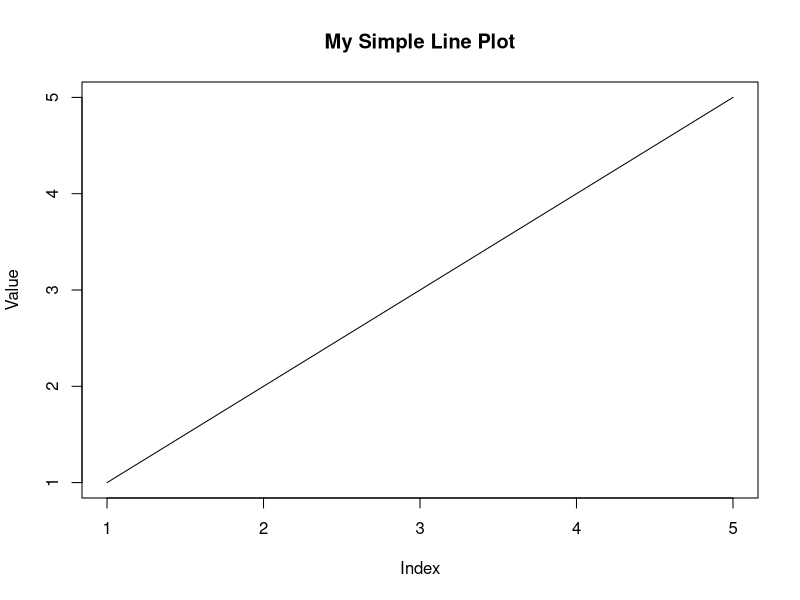
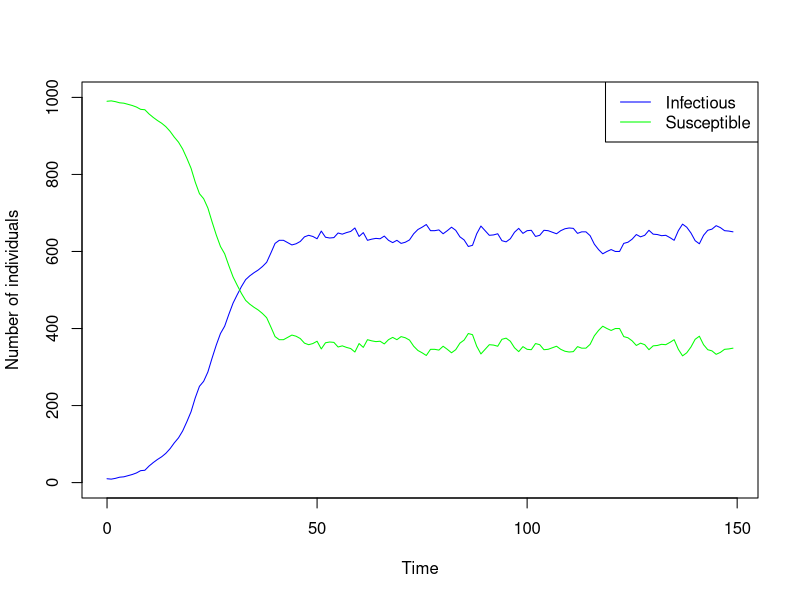
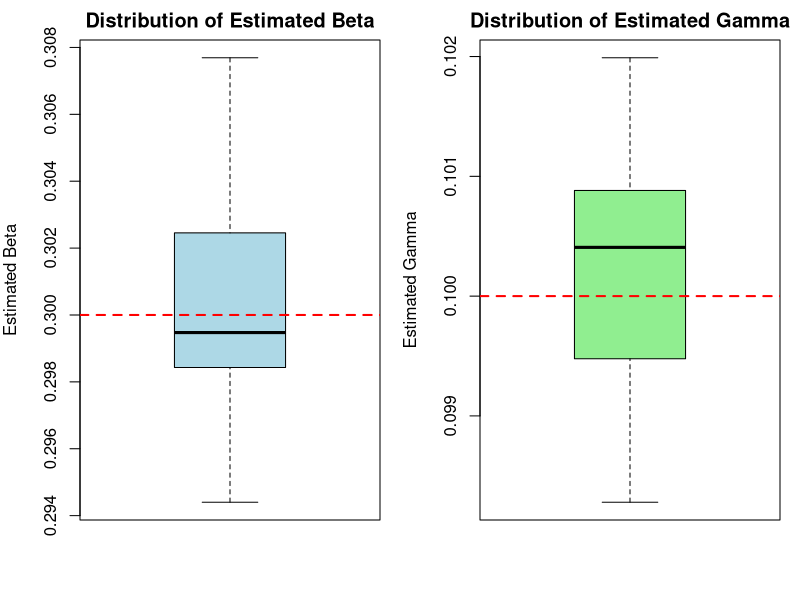

Here is the R script that generated these plots, in order: (Note: this script raises an error after producing the figures.)
# # # # # # # # # # # # # # # # # # # # 
# # # # # #   Part 1.3   # # # # # # #
# # # # # # # # # # # # # # # # # # # 


# This is a comment. R ignores anything after a '#' on a line.

# Assigning values to variables
x <- 10
y = 5 # ' = ' also works for assignment, but '<-' is preferred in R
print(x + y)

# Vectors (ordered collections of values of the same type)
my_vector <- c(1, 2, 3, 4, 5) # 'c()' combines values into a vector
print(my_vector)
print(my_vector * 2)
print(sum(my_vector))

# Functions
my_function <- function(a, b) {
  result <- a * b
  return(result)
}
print(my_function(x, y))

# Data frames (like tables or spreadsheets)
my_data <- data.frame(
  Name = c("Alice", "Bob", "Charlie"),
  Age = c(25, 30, 22),
  City = c("NY", "LA", "Chicago")
)
print(my_data)
print(my_data$Age) # Accessing a column by name
print(my_data[1, ]) # Accessing the first row



# # # # # # # # # # # # # # # # # # # # 
# # # # # #   Part 1.4   # # # # # # #
# # # # # # # # # # # # # # # # # # # 

# Install packages (only need to do this once per R installation)
install.packages("ggplot2") # For nice plots
install.packages("coda")    # For MCMC diagnostics

# Load packages (need to do this every time you start a new R session and want to use them)
library(ggplot2)
library(coda)


# # # # # # # # # # # # # # # # # # # # 
# # # # # #   Part 1.5   # # # # # # #
# # # # # # # # # # # # # # # # # # # 

# Simple plot using R's base plotting system
# 'plot() ' is a versatile function, 'type = "l"' means draw lines.
# 'main ', 'xlab ', 'ylab ' are for setting the title and axis labels.
plot(my_vector, type = "l", main = "My Simple Line Plot",
     xlab = "Index", ylab = "Value")

# # # # # # # # # # # # # # # # # # # # 
# # # # # #   Part 2.2   # # # # # # #
# # # # # # # # # # # # # # # # # # # 

# Define the Stochastic SIS model simulation function
# This function takes:
# N: Total population size
# beta: Transmission rate
# gamma: Recovery rate
# I0: Initial number of infected individuals
# T: Total number of time steps to simulate

simulate_SIS <- function(N, beta, gamma, I0, T) {
  # Initialize vectors to store the number of Susceptible (S) 
  # and Infected (I) individuals
  S <- numeric(T)
  I <- numeric(T)
  
  # Initialize vectors to store the *number of new infections* and 
  # *new recoveries* that occur at each time step. These will be  
  # crucial for calculating the likelihood function.
  new_inf_history <- numeric(T)
  new_rec_history <- numeric(T)
  
  # Set initial conditions for S and I at time t=0
  S[1] <- N - I0
  I[1] <- I0
  new_inf_history[1] <- 0 # No new events at time 0
  new_rec_history[1] <- 0 # No new events at time 0
  
  # Loop through each time step from t=1 to T-1
  for (t in 1:(T-1)) {
    # Calculate the probability of infection for a susceptible 
    # individual based on the current number of infected individuals
    p_inf <- 1 - exp(-beta*I[t]/N)
    
    # Calculate the probability of recovery for an infected individual
    p_rec <- 1 - exp(-gamma)
    
    # Simulate number of events in this time step using binomial 
    # distribution
    # rbinom(n, size, prob) generates n random values from a binomial 
    # distribution size is the number of trials, prob is the 
    #  probability of  success on each trial
    new_inf <- rbinom(1, S[t], p_inf)
    new_rec <- rbinom(1, I[t], p_rec)
    
    # Store the simulated number of events for this time step
    new_inf_history[t+1] <- new_inf
    new_rec_history[t+1] <- new_rec
    
    # Update the number of Susceptible and Infected individuals for the 
    # next time step (t+1)
    # S decreases by new infections and increases by new recoveries
    S[t + 1] <- S[t] - new_inf + new_rec
    # I increases by new infections and decreases by new recoveries
    I[t + 1] <- I[t] + new_inf - new_rec
  }
  # Return a data frame
  return(data.frame(time = 0:(T-1), S = S, I = I,
                    new_inf_obs = new_inf_history, new_rec_obs = new_rec_history))
}


# # # # # # # # # # # # # # # # # # # # 
# # # # # #   Part 2.3   # # # # # # #
# # # # # # # # # # # # # # # # # # # 

# Set a seed for reproducibility of stochastic results.
# This ensures that if you run the code multiple times with the 
# same seed, you will get the exact same sequence of random 
# numbers, making your results reproducible.
set.seed(3)

# Simulate data using the 'simulate_SIS' function.
# N: Total population size
# beta: True transmission rate
# gamma: True recovery rate
# I0: Initial number of infected individuals
# T: Total number of time steps (e.g., days) for the simulation
SISdata <- simulate_SIS(N = 1000, beta = 0.3, gamma = 0.1, I0 = 10, 
                        T = 150)

# View the first few rows of the simulation output.
head(SISdata)

# Plotting the simulation results
plot(SISdata$time, SISdata$I, type = "l", col = "blue", 
     ylab = "Number of individuals", xlab = "Time", ylim = c(0, 1000))
lines(SISdata$time, SISdata$S, col = "green")

# Add legend
legend("topright", legend = c("Infectious", "Susceptible"),
       lty = c(1, 1), col = c("blue", "green"))


# # # # # # # # # # # # # # # # # # # # 
# # # # # #   Part 3.1   # # # # # # #
# # # # # # # # # # # # # # # # # # # 

# True parameters (these are what we want to estimate)
true_beta <- 0.3
true_gamma <- 0.1

# Initial conditions and time for data generation
N_data <- 1000
I0_data <- 5
S0_data <- N_data - I0_data
T_data <- 150

# Simulate the true SIS stochastic model to generate observed data
set.seed(123) # For reproducibility
observed_data <-  simulate_SIS(N = N_data, beta = true_beta,  
                               gamma = true_gamma, I0 = I0_data,  T = T_data)


# # # # # # # # # # # # # # # # # # # # 
# # # # # #   Part 3.2   # # # # # # #
# # # # # # # # # # # # # # # # # # # 

# Define the log-likelihood Function for the SIS model
# This function takes:
# params: A vector of parameters (e.g., c(beta, gamma))
# data: The observed data.

loglik_SIS <- function(params, data) {
  beta = params[1]
  gamma = params[2]
  
  # Ensure parameters are valid (e.g., positive).
  # If any parameter is non-positive, return -Inf for the 
  # log-likelihood.
  # This tells the optimizer that these parameters are invalid.
  if (beta <= 0 || gamma <= 0) {
    return(-Inf) 
  }
  
  loglik <- 0 # Initialize the total log-likelihood to zero
  # Calculate the total population size from the initial states
  N <- data$S[1] + data$I[1] 
  
  # Loop through each time step in the observed data
  for (t in 1:(nrow(data) - 1)) {
    
    # Get the number of Susceptible and Infected individuals 
    # at time t and t+1
    St <- data$S[t]
    It <- data$I[t]
    
    # Get the observed number of new infections and new recoveries 
    # that occurred between time t and time t+1. These come directly 
    # from our observed data.
    new_inf <-  data$new_inf_obs[t + 1] # Events observed at t+1, 
    # from state at t
    new_rec <- data$new_rec_obs[t + 1] # Events observed at t+1, from 
    # state at t
    
    # Calculate probabilities
    p_inf <- 1 - exp(-beta*It/N)
    p_rec <- 1 - exp(-gamma)
    
    # Avoid probabilities of exactly 0 or 1, which can cause log(0) or 
    # log(1-1) issues in hte dbinom function.
    # We clip them to be slightly away from the boundaries.
    p_inf <- min(max(p_inf, 1e-10), 1 - 1e-10)
    p_rec <- min(max(p_rec, 1e-10), 1 - 1e-10)
    
    # Add log-likelihood contribution for this step
    # dbinom(x, size, prob, log = TRUE) gives the log of the 
    # binomial probability mass function.
    loglik <- loglik +
      dbinom(new_inf, St, p_inf, log = TRUE) +
      dbinom(new_rec, It, p_rec, log = TRUE)
  }
  return(loglik) # Return the total log-likelihood
} 


# # # # # # # # # # # # # # # # # # # # 
# # # # # #   Part 3.3   # # # # # # #
# # # # # # # # # # # # # # # # # # # 

?optim

# Set Initial guesses for parameters
# These are the starting points for the optimizer's search.
initial_params  <- c(beta = 0.2, gamma = 0.05)

# Run the optimization using 'optim()'.
# 'par': The initial guesses for the parameters.
# 'fn': The function to be optimized (our log-likelihood function).
# 'data': Our simulated 'SISdata' that contains the observed S, I, 
# new_inf_obs, new_rec_obs.
# 'control = list(fnscale = -1)': This is crucial! It tells 'optim' 
# to maximize 'fn' instead of minimizing it.
mle_result <- optim(par = initial_params,
                    fn = loglik_SIS, data = observed_data,
                    control = list(fnscale = -1)) 
print("MLE Results (initial run):")
print(mle_result)
# Look for 'convergence = 0' which indicates successful convergence.
# 'par' will give you the estimated parameter values.
# 'value' is the maximum log-likelihood found.

# Extract estimated parameters
estimated_beta_mle <- mle_result$par[1]
estimated_gamma_mle <- mle_result$par[2]

cat("\nEstimated Beta (MLE):", estimated_beta_mle, "\n")
cat("Estimated Gamma (MLE):", estimated_gamma_mle, "\n")
cat("True Beta:", true_beta, "\n")
cat("True Gamma:", true_gamma, "\n")


# # # # # # # # # # # # # # # # # # # # 
# # # # # #   Part 3.4   # # # # # # #
# # # # # # # # # # # # # # # # # # # 

# Define the number of times to repeat the MLE process
num_repetitions <- 25

# Create empty vectors to store the estimated beta and gamma from 
#  each repetition
estimated_betas <- numeric(num_repetitions)
estimated_gammas <- numeric(num_repetitions)

# Set the fixed parameters for data generation for this exercise
fixed_N <- 1000
fixed_I0 <- 10
fixed_T <- 150
fixed_true_beta <- 0.3
fixed_true_gamma <- 0.1

# Loop to repeat the simulation and MLE estimation
for (i in 1:num_repetitions) {
  # Set a unique seed for each repetition to get different stochastic 
  # data realizations
  set.seed(100 + i)
  
  # Simulate new SIS data for this repetition
  current_SISdata <- simulate_SIS(N = fixed_N, beta = fixed_true_beta, 
                                  gamma = fixed_true_gamma,  I0 = fixed_I0, T = fixed_T)
  
  # Run MLE for the current simulated data
  # Use the same initial guesses and bounds as before
  current_mle_result <- optim(par = initial_params, 
                              fn = loglik_SIS, data = current_SISdata,
                              control = list(fnscale = -1))
  
  # Store the estimated parameters
  estimated_betas[i] <- current_mle_result$par[1]
  estimated_gammas[i] <- current_mle_result$par[2]
  
}

# Now, visualize the distribution of your 25 estimates using boxplots.
# Boxplots are great for showing the median, quartiles, and outliers 
# of a distribution.
# Set up a 1x2 plotting layout
par(mfrow = c(1, 2), mar = c(4, 4, 2, 1)) 

# Boxplot for estimated Beta values
boxplot(estimated_betas, main = "Distribution of Estimated Beta",
        ylab = "Estimated Beta", col = "lightblue", border = "black")
# Add a line for the true beta value
abline(h = fixed_true_beta, col = "red", lwd = 2, lty = 2) 

# Boxplot for estimated Gamma values
boxplot(estimated_gammas, main = "Distribution of Estimated Gamma",
        ylab = "Estimated Gamma", col = "lightgreen", border = "black")
# Add a line for the true gamma value
abline(h = fixed_true_gamma, col = "red", lwd = 2, lty = 2) 

# Reset plotting layout
par(mfrow = c(1, 1))

# # # # # # # # # # # # # # # # # # # # 
# # # # # #   Part 4.2   # # # # # # #
# # # # # # # # # # # # # # # # # # # 


# Log-Prior Function (assuming exponential priors)
log_prior <- function(beta, gamma, lambda_beta = 1, lambda_gamma = 1) {
  dexp(beta, rate = lambda_beta, log = TRUE) +
    dexp(gamma, rate = lambda_gamma, log = TRUE)
}


# Metropolis-Hastings Algorithm
MH_sampler_SIS <- function(data, n_iter, beta_init, gamma_init,
                           lambda_beta, lambda_gamma, proposal_sd) {
  
  # Initialize current parameters
  beta <- beta_init
  gamma <- gamma_init
  samples <- matrix(NA, n_iter, 2)
  
  # Counter for accepted proposals
  accepted_count <- 0
  
  for (i in 1:n_iter) {
    beta_prop <- rnorm(1, beta, proposal_sd)
    gamma_prop <- rnorm(1, gamma, proposal_sd)
    
    if (beta_prop > 0 && gamma_prop > 0) {
      loglik_curr <- loglik_SIS(c(beta, gamma), data)
      loglik_prop <- loglik_SIS(c(beta_prop, gamma_prop), data)
      
      logprior_curr <- log_prior(beta, gamma, lambda_beta, 
                                 lambda_gamma)
      logprior_prop <- log_prior(beta_prop, gamma_prop, lambda_beta, 
                                 lambda_gamma)
      
      log_accept_ratio <- (loglik_prop + logprior_prop) - 
        (loglik_curr + logprior_curr)
      
      if (log(runif(1)) < log_accept_ratio) { 
        # accept
        beta <- beta_prop
        gamma <- gamma_prop
        accepted_count <- accepted_count + 1
      }
    }
    
    # Store the current (accepted or re-used) parameters in the chain
    samples[i, ] <- c(beta, gamma)
  }
  
  cat("Acceptance Rate:", accepted_count / n_iter, "\n")
  
  colnames(samples) <- c("beta", "gamma")
  return(as.data.frame(samples))
}


# # # # # # # # # # # # # # # # # # # # 
# # # # # #   Part 4.3   # # # # # # #
# # # # # # # # # # # # # # # # # # # 

# True parameters (these are what we want to estimate)
true_beta <- 0.3
true_gamma <- 0.1

# Initial conditions and time for data generation
N_data <- 1000
I0_data <- 5
S0_data <- N_data - I0_data
T_data <- 150

# Simulate the true SIS stochastic model to generate observed data
set.seed(123) # For reproducibility
observed_data <-  simulate_SIS(N = N_data, beta = true_beta,  
                               gamma = true_gamma, I0 = I0_data,  T = T_data)


# Run the MH sampler
mh_chain <- MH_sampler_SIS(data = observed_data, 
                           n_iter = 10000, beta_init = 0.2,  gamma_init = 0.2, 
                           lambda_beta = 1, lambda_gamma = 1,  proposal_sd = 0.01)



# # # # # # # # # # # # # # # # # # # # 
# # # # # #   Part 4.4   # # # # # # #
# # # # # # # # # # # # # # # # # # # 

# Discard burn-in period (e.g., first 10% of iterations)
burn_in <- n_iter * 0.1
mh_chain_post_burnin <- mh_chain[-(1:burn_in), ]

#install.packages("coda")
library("coda")

# Convert to 'mcmc' object for coda package functions
mcmc_object <- as.mcmc(mh_chain_post_burnin)

# 1. Trace Plots: Show the values of parameters over iterations. 
# Should look like "fuzzy caterpillars".
plot(mcmc_object)

# 2. Summary Statistics: Mean, median, credible intervals
# (similar to confidence intervals).
summary(mcmc_object)

# 3. Autocorrelation Plots: Show correlation between 
# samples at different lags. Should drop quickly.
autocorr.plot(mcmc_object)

# 4. Effective Sample Size (ESS): How many independent samples you 
# effectively have. Higher is better.
effectiveSize(mcmc_object)

# Compare MH estimates (mean of posterior) with MLE and true values
cat("\nMH Posterior Means:\n")
print(colMeans(mh_chain_post_burnin))
cat("\nMLE Estimates:\n")
print(mle_result$par)
cat("\nTrue Parameters:\n")
print(c(beta = true_beta, gamma = true_gamma))

